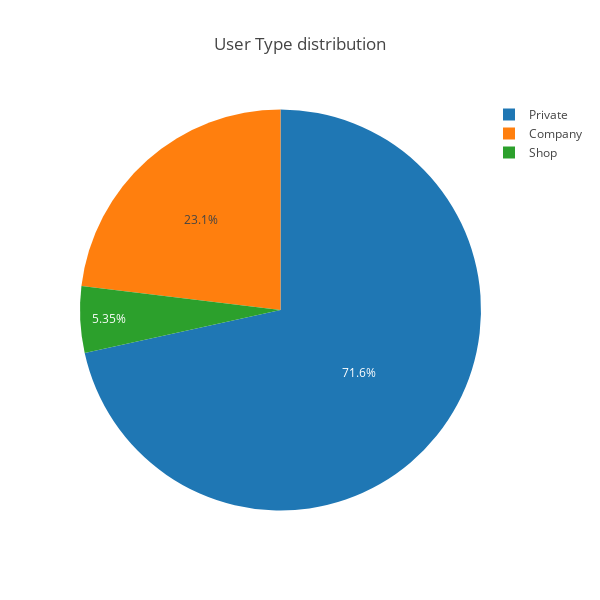

Notebook cell for this chart:
### Code cell
temp_series = train_df['user_type'].value_counts()
labels = (np.array(temp_series.index))
sizes = (np.array((temp_series / temp_series.sum())*100))

trace = go.Pie(labels=labels, values=sizes)
layout = go.Layout(
    title='User Type distribution',
    width=600,
    height=600,
)
data = [trace]
fig = go.Figure(data=data, layout=layout)
py.iplot(fig, filename="usertype")

### Figure 1 — Plotly figure (JSON) as saved in the notebook; plotly's stock layout.template omitted (floating-point values rounded to 4 significant figures)
{"data": [{"labels": ["Private", "Company", "Shop"], "type": "pie", "values": [71.55, 23.1, 5.352]}], "layout": {"height": 600, "title": "User Type distribution", "width": 600}}
